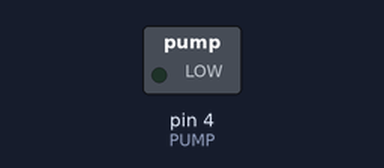
Simulated run of this sketch. Board: Arduino Uno, built with avr-gcc and run on an emulated ATmega328P. On the bench: switched loads named in the sketch (green lamp = pin HIGH). At 1.0 s the program stops and its outputs stay as they are.

Above: at 0.1 s.
At 1.1 s:
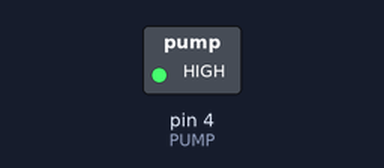
Timing chart, 0 to 2.5 s (numbered marks = the images above):
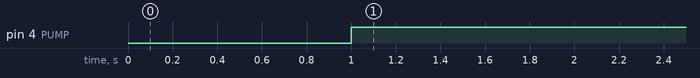

The sketch:

TestPump.ino
```cpp
#define PUMP 4

void setup() {
  // put your setup code here, to run once:
  pinMode(PUMP, OUTPUT);
}

void loop() {
  // put your main code here, to run repeatedly:
  digitalWrite(PUMP, LOW);
  delay(1000);
  digitalWrite(PUMP, HIGH);
  while (true){}
}
```

Measured:
- by itself, pin 4 (PUMP): LOW → HIGH at 1.0 s
